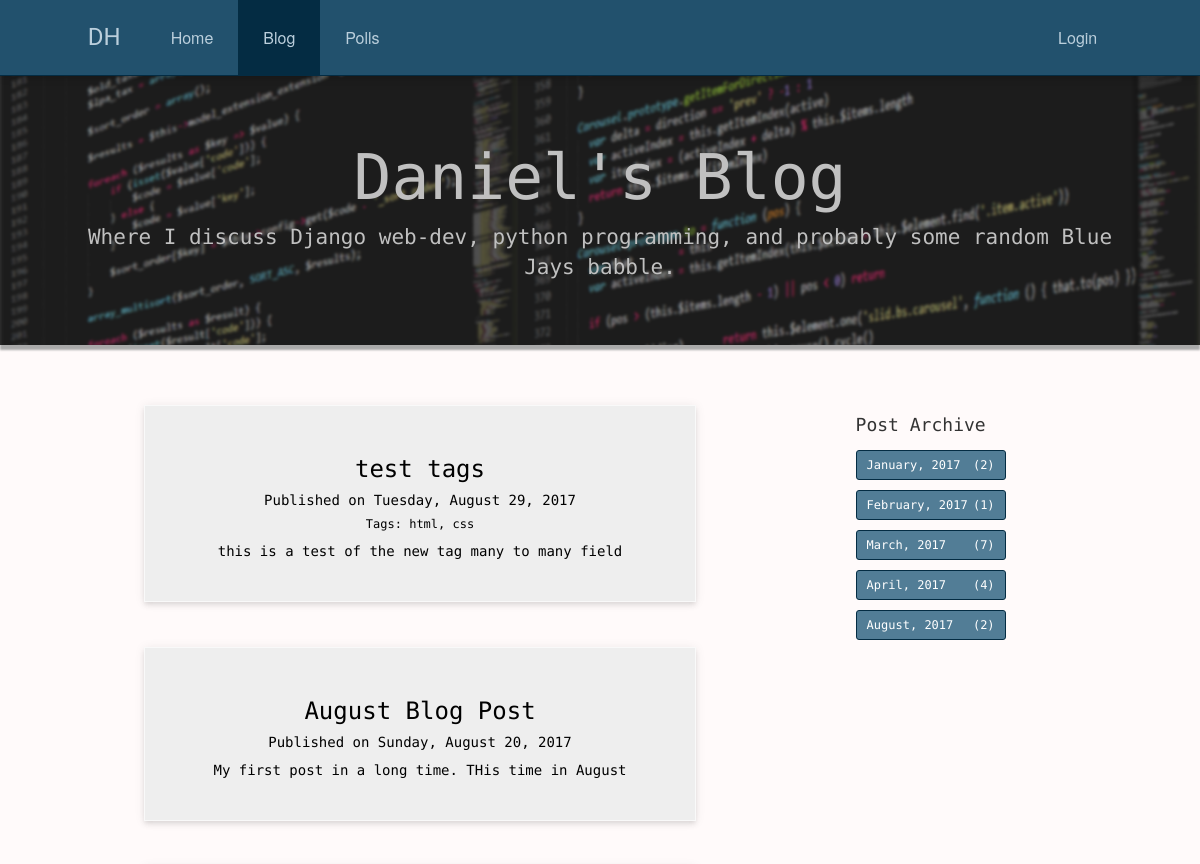
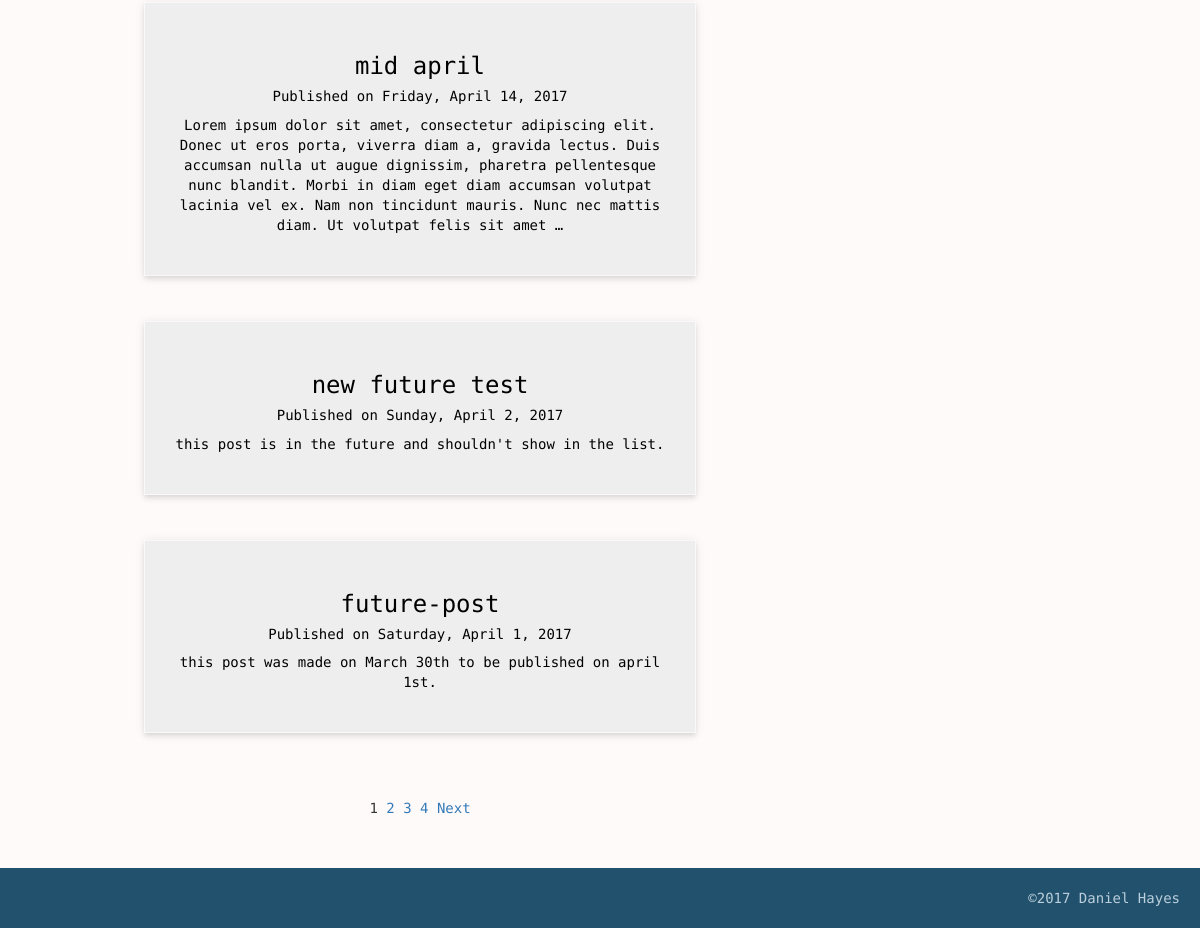
/blog/, run on an earlier commit of the app's database (2 pictures, top to bottom).
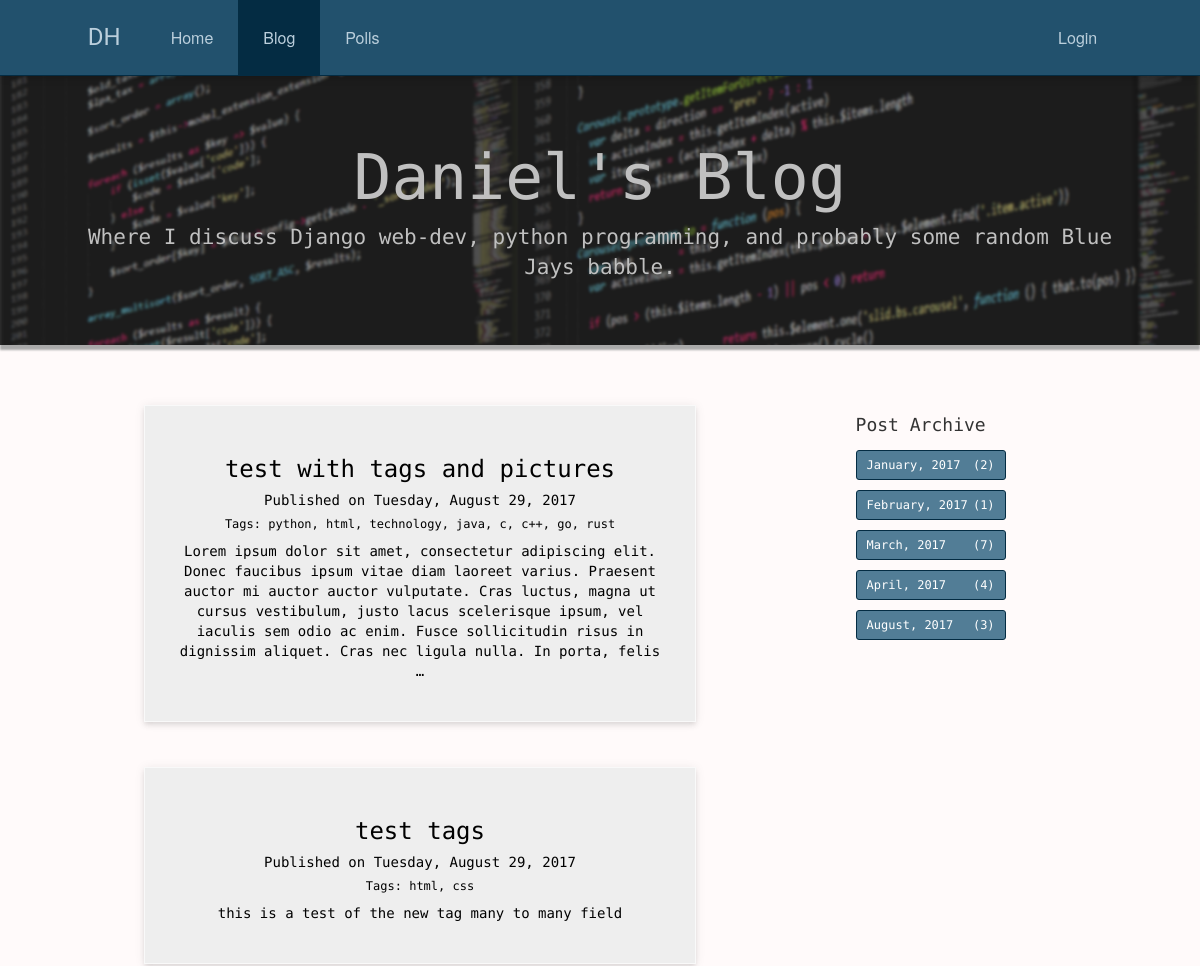
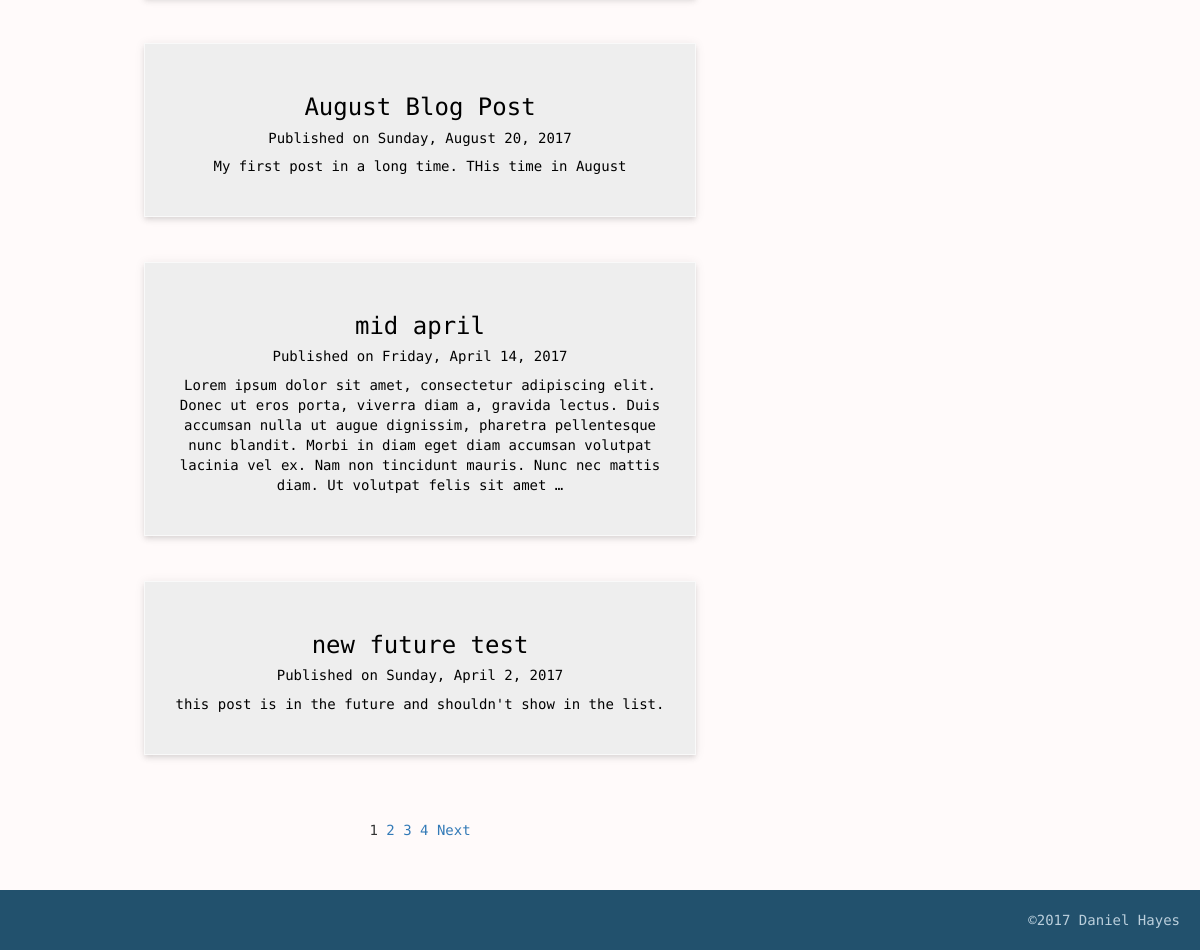
And on a later commit of the database (2 pictures, top to bottom).
### blog/models.py (models this page shows, shortened)
class Post(models.Model):
    author = models.ForeignKey(
        User,
        on_delete=models.CASCADE,
        )
    title = models.CharField(max_length=50)
    slug = models.SlugField(unique=True)
    post = models.TextField()
    pub_date = models.DateTimeField('date published', default=timezone.now)
    tags = models.ManyToManyField(Tag)

class Tag(models.Model):
    tag = models.CharField(max_length=25)
    def __str__(self):
        return self.tag

### blog/views.py (the view)
class IndexView(ListView):
    template_name = "blog/blog_index.html"
    queryset = Post.objects.filter(pub_date__lte=timezone.now())
    queryset = queryset.order_by('-pub_date')
    context_object_name = 'posts'
    paginate_by = 5
    def archive(self):
        a = Post.objects.filter(pub_date__lte=timezone.now())  # only retrieve posts that have been published
        a = a.annotate(month=TruncMonth('pub_date'))
        a = a.values('month').annotate(c=Count('id'))
        a = a.order_by('month')
        return a
    def get_context_data(self, **kwargs):
        context = super(IndexView, self).get_context_data(**kwargs)
        context['archive'] = self.archive()
        return context

### blog/templates/blog/blog_index.html
{% extends 'blog/base_blog.html' %}
{% block page_header %}
<div class="jumbotron">
    <h1>Daniel's Blog</h1>
    <p>
        Where I discuss Django web-dev, python programming, and probably some random Blue Jays babble.
    </p>
</div>
{% endblock page_header %}

### blog/templates/blog/base_blog.html (shortened to what this page needs)
{% extends 'home/base.html' %}
{% block blog_active %}
active
{% endblock %}
{% block content %}
{% block page_header %}
{% endblock page_header %}
<div class="row">
    <div class="col-sm-8 text-center">
        {% block post_list %}
        {% for post in posts %}
        <a class="post" href="{% url 'blog:detail' post.slug %}">
            <div class="post-card">
                <h3 class="post-title">
                    {{ post.title }}
                </h3>
                <h5 class="post-author">
                    Published on {{ post.pub_date|date:"l, F j, Y" }}
                </h5>
                {% if post.tags.all %}
                    <h6>
                        Tags:
                        {% for tag in post.tags.all %}
                            {% if forloop.last %}
                                <span>
                                    {{ tag }}
                                </span>
                            {% else %}
                                <span>
                                    {{ tag }},
                                </span>
                            {% endif %}
                        {% endfor %}
                    </h6>
                {% endif %}
                <p class="text-align post-index-content">
                    {{ post.post|linebreaksbr|truncatewords:50 }}
                </p>
            </div>
        </a>
        {% endfor %}
        {% endblock %}
        {% block pagination %}
        <div class="pagination">
            {% for page in paginator.page_range %}
            {% if page == page_obj.number %}
            <span class="pagination-cur-page">{{ page_obj.number }}</span>
            {% else %}
            <span class="step-links"><a
                    href="{% block pag_step_url %}{% url 'blog:index' %}?page={{ page }}{% endblock %}">{{ page }}</a></span>
            {% endif %}
            {% endfor %}
            {% if page_obj.has_next %}
            <span class="paginator-next"><a href="{% block pag_next_url %}{% url 'blog:index' %}?page={{ page_obj.next_page_number }}{% endblock %}">Next</a></span>
            {% endif %}
        </div>
        {% endblock pagination %}
    </div>
    <div class="col-sm-4 text-left post-archive">
        {% block archive %}
        <h4>Post Archive</h4>
        <div class=".btn-group-vertical btn-group-sm">
            {% for month in archive %}
            <a href="{% url 'blog:archive' month.month|date:'Y' month.month|date:'m' %}" class="btn btn-primary">
                <div class="text-left">
                    {{ month.month|date:"F, Y" }}
                    <div class="archive-count">
                        <span>({{ month.c }})</span>
                    </div>
                </div>
            </a>
            {% endfor %}
        </div>
        {% endblock %}
    </div>
</div>
{% endblock %}

What changed in the data, as far as the page shows it:
no longer on this page (row unchanged): Post: title "future-post", pub_date "Saturday, April 1, 2017", post "this post was made on March 30th to be published on april 1st."
added Post: title "test with tags and pictures", pub_date "Tuesday, August 29, 2017", post "Lorem ipsum dolor sit amet, consectetur adipiscing elit. Donec faucibus ipsum vitae diam laoreet varius. Praesent auctor mi auctor auctor vulputate. Cras luctus, magna ut cursus vestibulum, justo lacus scelerisque ipsum, vel iaculis sem odio ac enim. Fusce sollicitudin risus in dignissim aliquet. Cras nec ligula nulla. In porta, felis …", Tag (tag "html")
now on this page (row unchanged): Tag: tag "python", shown under "test with tags and pictures"
added Tag: tag "technology", shown under "test with tags and pictures"
added Tag: tag "java", shown under "test with tags and pictures"
added Tag: tag "c", shown under "test with tags and pictures"
added Tag: tag "c++", shown under "test with tags and pictures"
added Tag: tag "go", shown under "test with tags and pictures"
added Tag: tag "rust", shown under "test with tags and pictures"
Also different on the page:
new list line: "August, 2017 ( 3 )"
list line gone: "August, 2017 ( 2 )"
